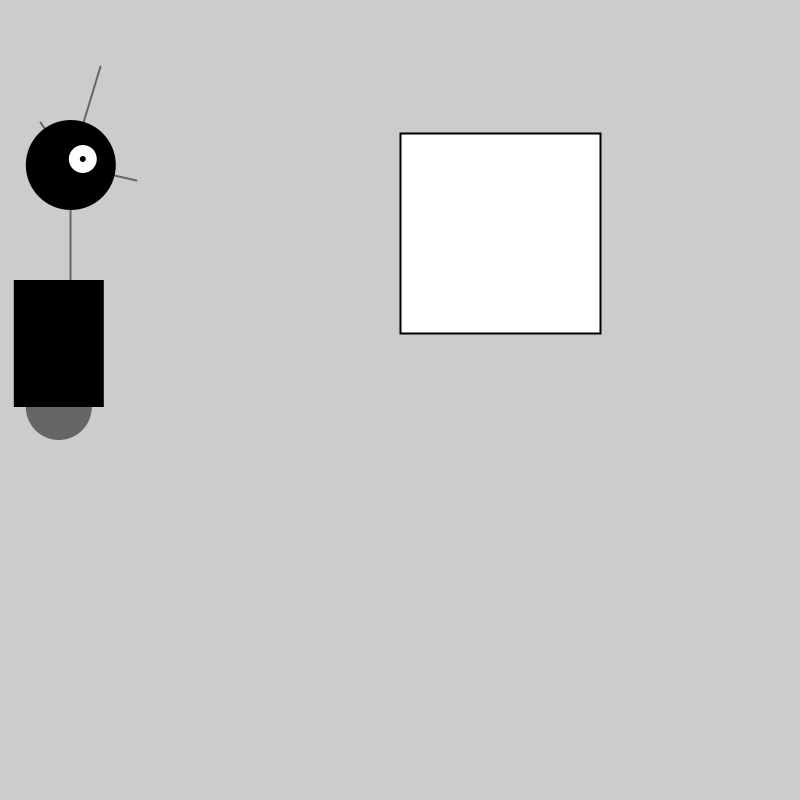
Frame 1 (no input)
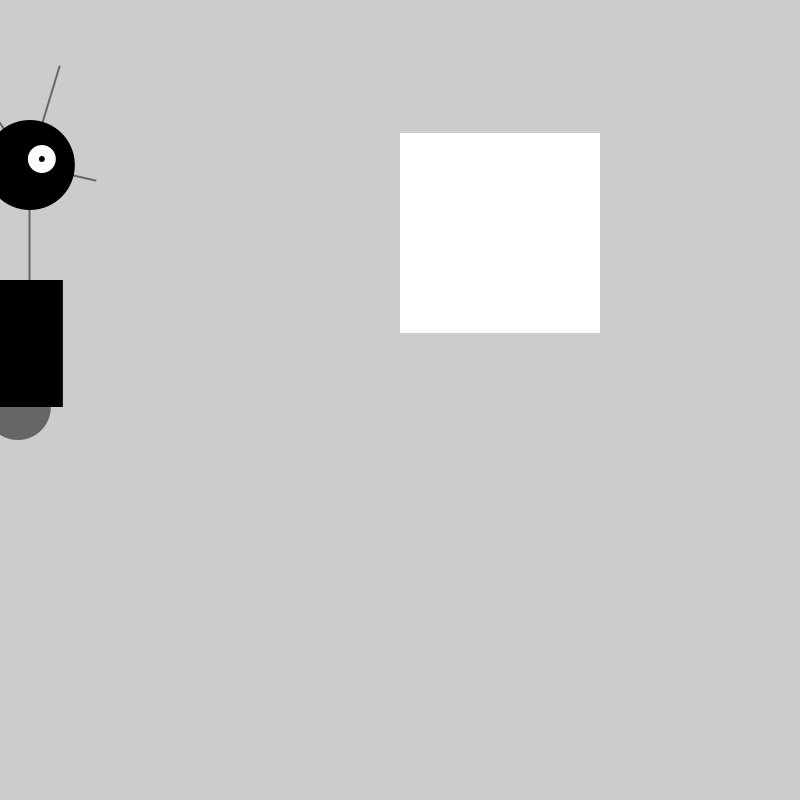
Frame 60 (the mouse pressed at the canvas centre just before this capture)
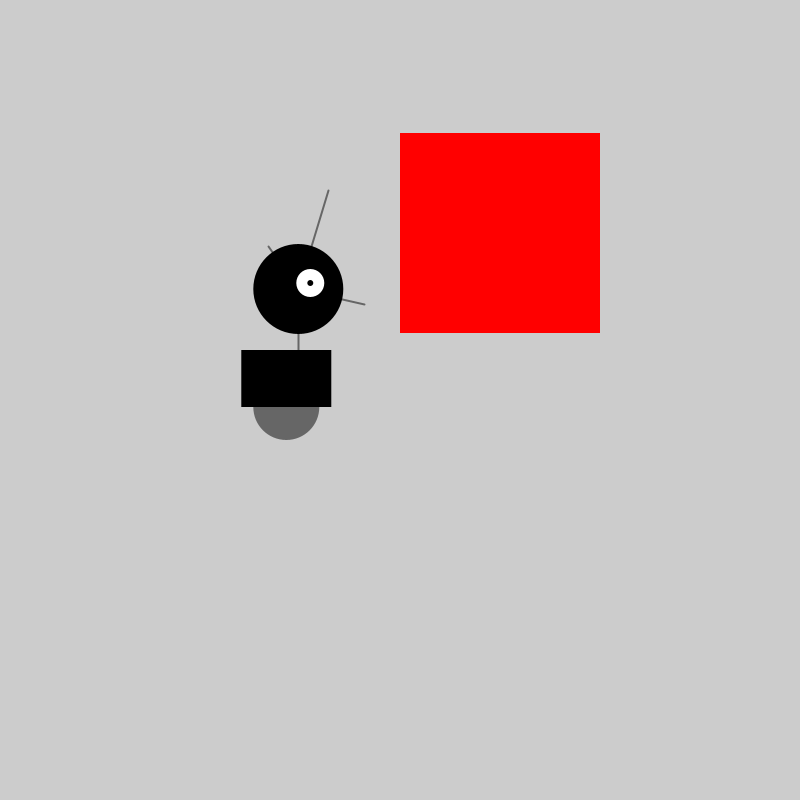
Frame 120 (the mouse held since frame 60 and released just before this capture)

The Processing sketch that drew these frames (run headless with seeded random() and noise(); from frame 60 on, the mouse is pressed at the canvas centre):

// Processing sketch: Make_Processing_5_13_2_Robot_Response_Experimental
// ── Make_Processing_5_13_2_Robot_Response_Experimental.pde
float x = 60;
float y = 440;
int radius = 45;
int bodyHeight = 160;
int neckHeight = 70;
float ny = y - bodyHeight - neckHeight - radius;
boolean redState = true;
//int lastState = 0;

float easing = 0.02;

void setup() {
  size(800, 800);
  smooth();
  strokeWeight(2);
  ellipseMode(RADIUS);
}
void draw() {
  background(204);
  int targetX = mouseX;
  //int targetY = mouseY;
  x += (targetX - x) * easing;
  //y +=(targetY - y)*easing;
  if ((mouseX > width/2 && x < width/2+200)|| mousePressed) {
    neckHeight = 16;
    bodyHeight = 90;
    fill(255,0,0);
  } else {
    neckHeight = 70;
    bodyHeight = 160;
    fill(255);
  }
  rect(width/2,height/6,200,200);
  Neck();
  Antennae();
  Body();
  Head();
}

void Neck() {
  float ny = y - bodyHeight - neckHeight - radius;
  stroke(102);
  line(x+12, y-bodyHeight, x+12, ny);
}
void Antennae() {
  // Antennae
  float ny = y - bodyHeight - neckHeight - radius;
  line(x+12, ny, x-18, ny-43);
  line(x+12, ny, x+42, ny-99);
  line(x+12, ny, x+78, ny+15);
}
void Body() {
  float ny = y - bodyHeight - neckHeight - radius;
  noStroke();
  fill(102);
  ellipse(x, y-33, 33, 33);
  fill(0);
  rect(x-45, y-bodyHeight, 90, bodyHeight-33);
}
void Head() {
  float ny = y - bodyHeight - neckHeight - radius;
  fill(0);

  ellipse(x+12, ny, radius, radius);
  if (redState == true) {
    fill(255);
  }
  if (redState == false) {
    fill(255, 0, 0);
  }
  if (keyPressed) {
    if (key == 'r' || key == 'R') {
      redState = false;
    }
    if (key == 't' || key == 'T') {
      redState = true;
    }
  }

  ellipse(x+24, ny-6, 14, 14);
  fill(0);
  ellipse(x+24, ny-6, 3, 3);
}
